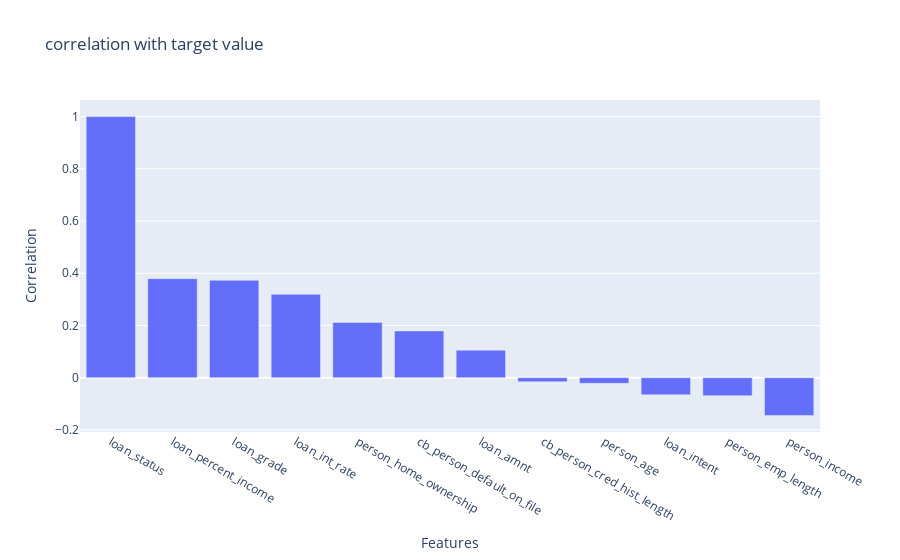

Source (notebook cell):
### Code cell
corr = df_encoded.corr()['loan_status'].sort_values(ascending=False)
fig = px.bar(x = corr.keys(), y = corr.values, title = 'correlation with target value',
            labels = {'x':'Features', 'y': 'Correlation'})
fig.show()

### Figure 1 — Plotly figure (JSON) as saved in the notebook; plotly's stock layout.template omitted (floating-point values rounded to 4 significant figures)
{"data": [{"alignmentgroup": "True", "hovertemplate": "Features=%{x}<br>Correlation=%{y}<extra></extra>", "legendgroup": "", "marker": {"color": "#636efa", "pattern": {"shape": ""}}, "name": "", "offsetgroup": "", "orientation": "v", "showlegend": false, "textposition": "auto", "type": "bar", "x": ["loan_status", "loan_percent_income", "loan_grade", "loan_int_rate", "person_home_ownership", "cb_person_default_on_file", "loan_amnt", "cb_person_cred_hist_length", "person_age", "loan_intent", "person_emp_length", "person_income"], "xaxis": "x", "y": [1, 0.3794, 0.3731, 0.3193, 0.2116, 0.1791, 0.1054, -0.01553, -0.02163, -0.06558, -0.06905, -0.1444], "yaxis": "y"}], "layout": {"barmode": "relative", "legend": {"tracegroupgap": 0}, "title": {"text": "correlation with target value"}, "xaxis": {"anchor": "y", "domain": [0, 1], "title": {"text": "Features"}}, "yaxis": {"anchor": "x", "domain": [0, 1], "title": {"text": "Correlation"}}}}
